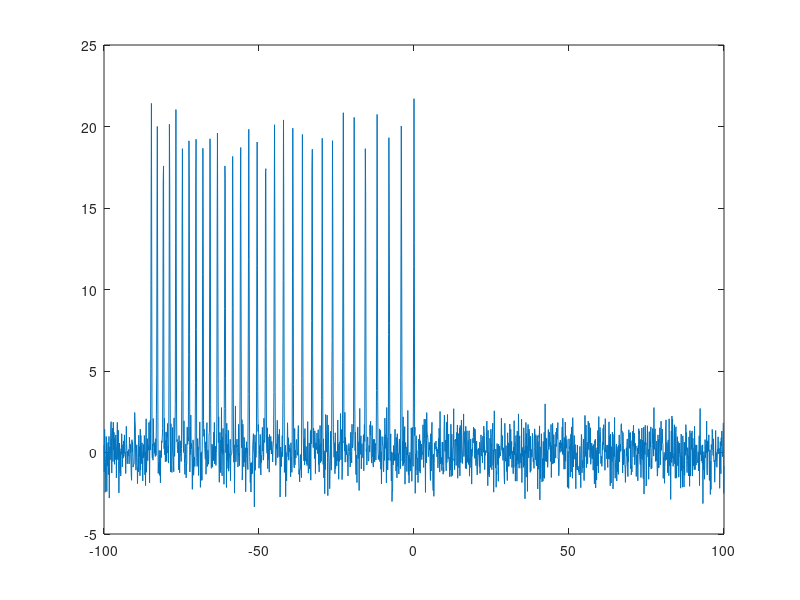

Reproduce this figure in MATLAB. (Note: this script raises an error after producing the figure.)
%% simulate gaussian signal to fit the DM and Residuals
%% QYQ 2017.8.8 in KIAA
%%
clear;
tic;

%% generate pulses
np=-100:0.1:100;
N=length(np);
noise=random('norm',0,1,1,N);
weights=abs(noise);
fl=100;% MHz frequency down limit 100MHz
ch=100:1:130;% different channel
BW=length(ch);

fh=130;% MHz up limit 130MHz
DM=500;
snr=5;
tao=zeros(BW,1);
g=zeros(N,BW);
signal=zeros(N,BW);
t=zeros(N,BW);
t(:,1)=0:0.1:200;
g0=snr*normpdf(np,0,0.1);
g(:,1)=g0;
signal0=noise+g0;
signal(:,1)=signal0;
%%
% for i = 2:1:BW
%     t(:,i)=(i-1)*200:0.1:i*200;
%     tao(i)=4150*DM*(ch(i)^(-2)-ch(1)^(-2));
%     gt=snr*normpdf(np,tao(i),0.1);
%     g(:,i)=gt;
%     signal(:,i)=noise+gt;
% end
% 
% xx=reshape(t,[1 BW*N]);
% yy=reshape(signal,[1 BW*N]);
%save('data.txt','xx','yy','-ascii');
% figure
% for i = 1:1:4
%     subplot(2,2,i)
%     plot(t,signal(i,:))
%     hold on
% end
%
for i = 2:1:BW
tao(i)=4150*DM*(ch(i)^(-2)-ch(i-1)^(-2));
gt=snr*normpdf(np,sum(tao(1:i,:)),0.1);
g(:,i)=gt;
signal(:,i)=signal(:,i-1)+gt';
end

figure
plot(np,signal(:,BW))

% fit_np=np';% to import to origin
% save('fit_x.txt','fit_np','-ascii')
% save('fit_y.txt','signal','-ascii')
% save('weights.txt','weights','-ascii')

%% curve fitting
% ft=fittype('gauss1');
% y=signal(4,:);
% [p,gof]=fit(t(:),y(:),ft);
% % figure
% % plot(p,t,y,'-b')
%
% ft1=fittype('gauss1');
% y=signal(1,:);
% [p1,gof1]=fit(t(:),y(:),ft1);
% % figure
% % plot(p1,t,y,'-b')
%
% ft2=fittype('gauss1');
% y=signal(2,:);
% [p2,gof2]=fit(t(:),y(:),ft2);
%
% ft3=fittype('gauss1');
% y=signal(3,:);
% [p3,gof3]=fit(t(:),y(:),ft3);
% mu=zeros(BW,1);
% for i=1:1:BW
%     options=fitoptions('Weights',weights);
%     %ft=fittype('gaussfit(x,a1,b1,c1,a2,b2,c2,a3,b3,c3,a4,b4,c4,a5,b5,c5,a6,b6,c6,a7,b7,c7,a8,b8,c8,a9,b9,c9,a10,b10,c10,a11,b11,c11,a12,b12,c12,a13,b13,c13,a14,b14,c14,a15,b15,c15,a16,b16,c16,a17,b17,c17,a18,b18,c18,a19,b19,c19,a20,b20,c20,a21,b21,c21,a22,b22,c22,a23,b23,c23,a24,b24,c24,a25,b25,c25,a26,b26,c26,a27,b27,c27,a28,b28,c28,a29,b29,c29,a30,b30,c30,a31,b31,c31)');
%     ft=fittype('gauss8');
%     y=signal(:,i);
%     [p,~]=fit(np(:),y(:),ft,options);
%     mu(i)=p.b1;
%     plot(p,np,y)
% end

fo=fitoptions('Method','NonlinearLeastSquares','Weights',weights,...
    'StartPoint',[5,4150*500,0,0.1]);
ft=fittype('Mgaussfit(x,A,a,t0,W)','options',fo);
%startPoints=[snr 4150*500 0 0.1];
y=signal(:,BW);
[p1,g1]=fit(np(:),y(:),ft);
A=p1.A;
a=p1.a;
t0=p1.t0;
W=p1.W;

[gss,dm,tt]=Mgaussfit(np,A,a,t0,W);

figure 
plot(p1,np,y)
hold on
plot(np,gss,'m--')

ft2=fittype('a*x^(-b)-207.5+84.7189');
f=ch;
%t1=mu-tao(BW);
[p,g]=fit(f(:),tt(:),ft2);



error=confint(p);
DM_error=(error(2,1)-error(1,1))/4150;
beta_error=error(2,2)-error(1,2);

p2=predint(p,f,0.95,'functional','on');

figure
plot(p,f,tt)
hold on
plot(f,p2,'m--')
legend('data','fitted','prediction bounds');



%% analytical
b=p.b;
A=sqrt(fh^(2*b)*fl^(2*b)*(fh^(2*b)*fl-fh*fl^(2*b))*(-1+2*b)^3/((fh^(2*b)*fl-fh*fl^(2*b))^2-fh^(2*b+1)...
    *fl^(2*b+1)*(1-2*b)^2*(log(fh/fl))^2));
dbeta=2^(1/2)*0.1/(4150*DM)*30^(1/2)*snr^(-1)*A;

%save('error.txt','DM_error','beta_error','dbeta','-ascii')
% fid=fopen('conclusion.txt','w');
% fprintf(fid,'Input Parameters?\n');
% fprintf(fid,'DM 500\n beta 2\n BW 100MHz-130MHz\n Channel 31\n');
% fprintf(fid,'fit error:\n');
% fprintf(fid,'DM error is %8.5f\n',DM_error);
% fprintf(fid,'beta error for fit is %8.5f\n',beta_error);
% fprintf(fid,'theoretical error for beta is %8.5f',dbeta);
% fclose(fid);